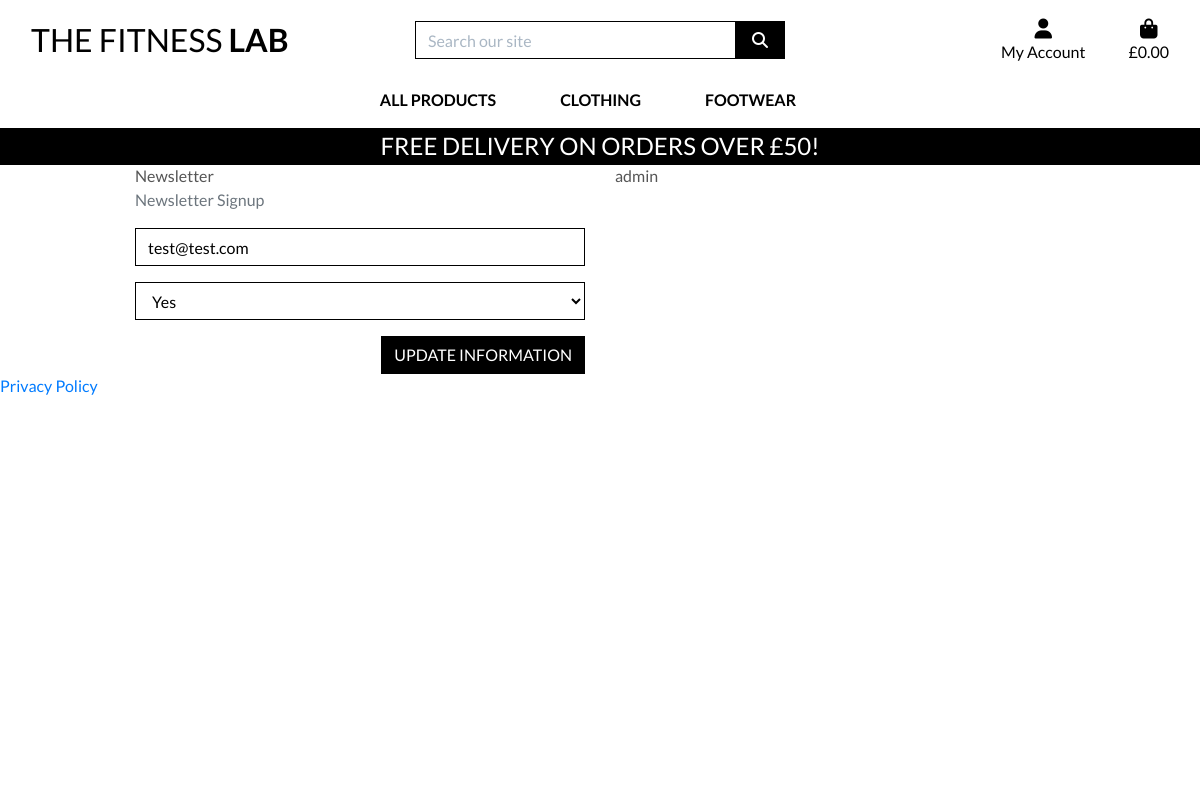
The page /profile/newsletter/edit/2/ (signed in) on the database as committed earlier.
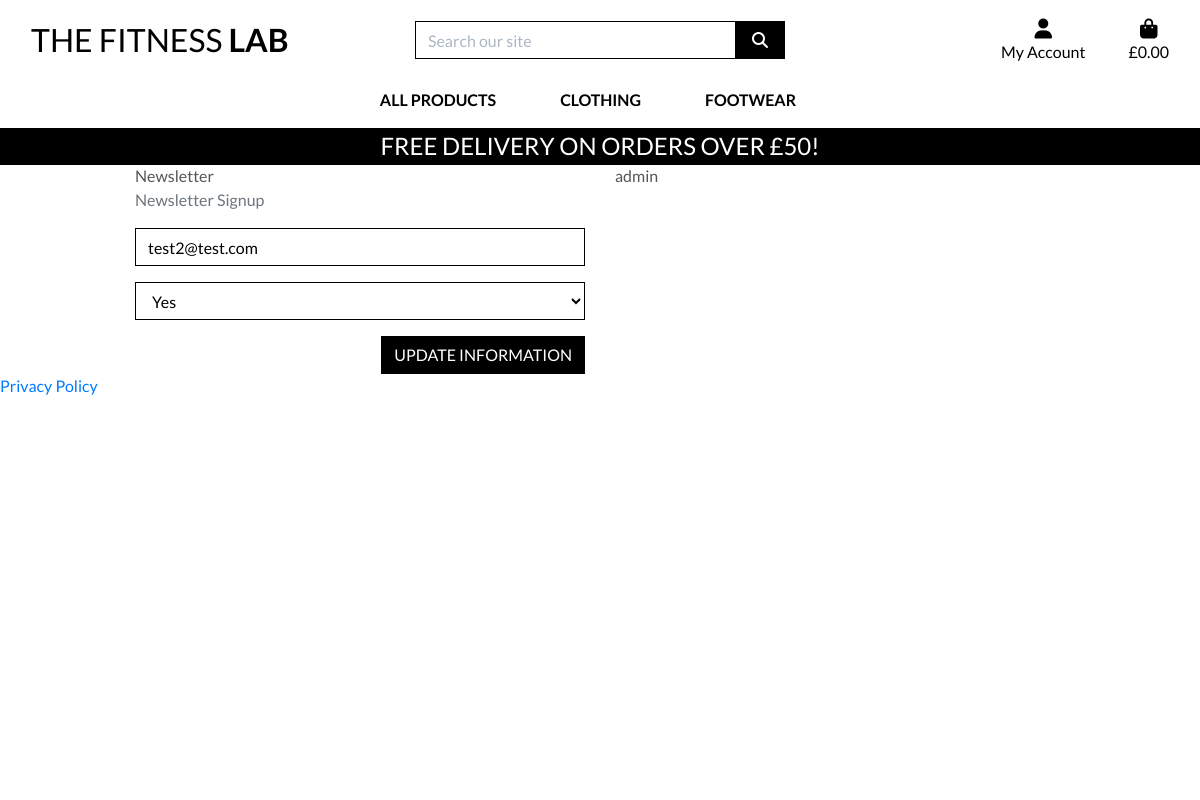
The same page on the database as committed later.
### profiles/models.py (models this page shows)
class Newsletter(models.Model):
    user = models.ForeignKey(User, on_delete=models.CASCADE,
                             related_name='newsletter_user')
    email = models.EmailField(max_length=254, unique=True,
                              null=False, blank=False)
    is_registered = models.BooleanField(default=False, null=True, blank=True)
    def __str__(self):
        return self.user.username

### profiles/views.py (the view)
# urls.py: path('newsletter/edit/<int:newsletter_id>/', views.edit_newsletter,
@login_required
def edit_newsletter(request, newsletter_id):
    newsletter = Newsletter.objects.get(pk=newsletter_id)
    print('newsletter 2')
    print(newsletter)
    if request.method == 'POST':
        print('POST')
        form = NewsletterForm(request.POST, request.FILES, instance=newsletter)
        if form.is_valid():
            form.save()
            messages.success(request, 'Newsletter updated successfully')
        else:
            messages.error(request,
                        ('Update failed. Please ensure the form is valid.'))
    else:
        print('not POST')
        form = NewsletterForm(instance=newsletter)
        print('after form')
    template = 'profiles/newsletter.html'
    context = {
        'form': form,
        'newsletter': newsletter,
    }
    print('before return')
    return render(request, template, context)

### profiles/forms.py
class NewsletterForm(forms.ModelForm):
    class Meta:
        model = Newsletter
        fields = ('email', 'is_registered')
    def __init__(self, *args, **kwargs):
        super().__init__(*args, **kwargs)
        placeholders = {
            'email': 'Email',
            'is_registered': 'No',
        }
        for field in self.fields:
            if self.fields[field].required:
                placeholder = f'{placeholders[field]} *'
            else:
                placeholder = placeholders[field]
            self.fields[field].widget.attrs['placeholder'] = placeholder
            self.fields[field].widget.attrs['class'] = ('border-black '
                                                        'rounded-0 '
                                                        'profile-form-input')
            self.fields[field].label = False

### profiles/templates/profiles/newsletter.html (shortened to what this page needs)
{% extends "base.html" %}
{% load static %}
{% block extra_css %}
    <link rel="stylesheet" href="{% static 'profiles/css/profile.css' %}">
{% endblock %}
{% block page_header %}
    <div class="container header-container">
    </div>
{% endblock %}
{% block content %}
    <div class="overlay"></div>
    <div class="container">
        <div class="row">
            <div class="col-12 col-lg-6">
                Newsletter
                <p class="text-muted">Newsletter Signup</p>
                <form class="mt-3" action="{% url 'add_newsletter' %}" method="POST" id="newsletter-update-form">
                    {{ form|crispy }}
                    <button class="btn btn-black rounded-0 text-uppercase float-right">Update Information</button>
                </form>
            </div>
            <div class="col-12 col-lg-6">
                {{ newsletter.user }}
            </div>
        </div>
    </div>
{% endblock %}

Rows that differ between the two databases and show on the page:
changed Newsletter "Yes": email "test@test.com" → "test2@test.com"
